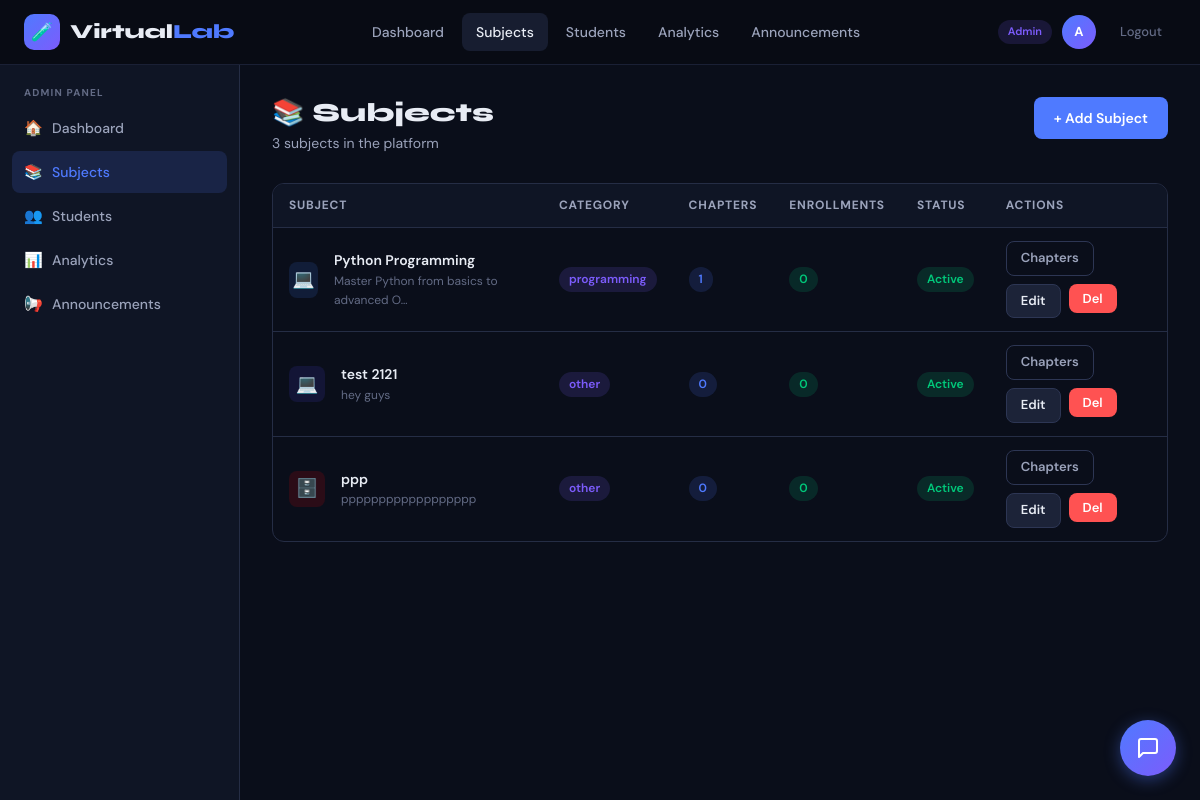
The app's page /admin-panel/subjects/ (signed in) with its own data.
### lab/models.py (models this page shows, shortened)
class Subject(models.Model):
    CATEGORY_CHOICES = [
        ('programming', 'Programming'),
        ('database', 'Database'),
        ('algorithms', 'Algorithms'),
        ('networking', 'Networking'),
        ('other', 'Other'),
    ]
    title = models.CharField(max_length=200)
    description = models.TextField()
    category = models.CharField(max_length=50, choices=CATEGORY_CHOICES, default='other')
    thumbnail = models.ImageField(upload_to='thumbnails/', blank=True, null=True)
    icon = models.CharField(max_length=50, default='book', help_text='Icon name (e.g. database, code, cpu)')
    color = models.CharField(max_length=7, default='#4f46e5')
    is_active = models.BooleanField(default=True)
    created_at = models.DateTimeField(auto_now_add=True)
    order = models.IntegerField(default=0)
    class Meta:
        ordering = ['order', 'title']

### lab/views.py (the view)
# urls.py: path('admin-panel/subjects/', views.admin_subjects, name='admin_subjects'),
@admin_required
def admin_subjects(request):
    subjects = Subject.objects.annotate(
        chapter_count=Count('chapters'),
        enroll_count=Count('enrollments')
    )
    return render(request, 'lab/admin/subjects.html', {'subjects': subjects})

### lab/templates/lab/admin/subjects.html (shortened to what this page needs)
{% extends 'lab/base.html' %}
{% block body %}
<div class="app-layout">
  <div class="sidebar">
    <div class="sidebar-section">
      <div class="sidebar-label">Admin Panel</div>
      <a href="{% url 'admin_dashboard' %}" class="sidebar-link"><span class="icon">🏠</span> Dashboard</a>
      <a href="{% url 'admin_subjects' %}" class="sidebar-link active"><span class="icon">📚</span> Subjects</a>
      <a href="{% url 'admin_students' %}" class="sidebar-link"><span class="icon">👥</span> Students</a>
      <a href="{% url 'admin_analytics' %}" class="sidebar-link"><span class="icon">📊</span> Analytics</a>
      <a href="{% url 'admin_announcements' %}" class="sidebar-link"><span class="icon">📢</span> Announcements</a>
    </div>
  </div>
  <div class="main-content">
    <div class="page-header">
      <div>
        <h1 class="page-title">📚 Subjects</h1>
        <p class="page-subtitle">{{ subjects|length }} subjects in the platform</p>
      </div>
      <a href="{% url 'admin_subject_add' %}" class="btn btn-primary">+ Add Subject</a>
    </div>
    <div class="table-wrap">
      <table>
        <thead>
          <tr>
            <th>Subject</th>
            <th>Category</th>
            <th>Chapters</th>
            <th>Enrollments</th>
            <th>Status</th>
            <th>Actions</th>
          </tr>
        </thead>
        <tbody>
          {% for subject in subjects %}
          <tr>
            <td>
              <div class="flex items-center gap-2">
                <div style="width:36px;height:36px;border-radius:8px;background:{{ subject.color }}22;display:flex;align-items:center;justify-content:center;font-size:18px;">
                  {% if subject.icon == 'database' %}🗄️{% elif subject.icon == 'code' %}💻{% elif subject.icon == 'cpu' %}⚙️{% else %}📚{% endif %}
                </div>
                <div>
                  <div style="font-weight:600;">{{ subject.title }}</div>
                  <div class="text-dim text-xs">{{ subject.description|truncatechars:40 }}</div>
                </div>
              </div>
            </td>
            <td><span class="badge badge-purple">{{ subject.category }}</span></td>
            <td><span class="badge badge-blue">{{ subject.chapter_count }}</span></td>
            <td><span class="badge badge-green">{{ subject.enroll_count }}</span></td>
            <td>
              {% if subject.is_active %}<span class="badge badge-green">Active</span>
              {% else %}<span class="badge badge-gray">Inactive</span>{% endif %}
            </td>
            <td>
              <div class="flex gap-1 flex-wrap">
                <a href="{% url 'admin_chapters' subject.id %}" class="btn btn-outline btn-sm">Chapters</a>
                <a href="{% url 'admin_subject_edit' subject.id %}" class="btn btn-secondary btn-sm">Edit</a>
                <form method="post" action="{% url 'admin_subject_delete' subject.id %}" style="display:inline;">
                  <button class="btn btn-danger btn-sm" onclick="return confirm('Delete this subject and all its content?')">Del</button>
                </form>
              </div>
            </td>
          </tr>
          {% empty %}
          <tr><td colspan="6" class="text-center text-dim" style="padding:40px;">No subjects yet. <a href="{% url 'admin_subject_add' %}" style="color:var(--accent);">Add one!</a></td></tr>
          {% endfor %}
        </tbody>
      </table>
    </div>
  </div>
</div>
{% endblock %}

### lab/templates/lab/base.html (shortened to what this page needs)
<!DOCTYPE html>
<html lang="en">
<head>
{% load static %}
</head>
<body>
<nav {% if request.user.is_staff %}class="admin-nav"{% endif %}>
  <div class="nav-inner">
    <a href="{% url 'home' %}" class="nav-logo">
      <div class="nav-logo-icon">🧪</div>
      <span class="nav-logo-text">Virtual<span>Lab</span></span>
    </a>
    {% if request.user.is_authenticated %}
      {% if request.user.is_staff %}
        <div class="nav-links">
          <a href="{% url 'admin_dashboard' %}" class="nav-link {% if request.resolver_match.url_name == 'admin_dashboard' %}active{% endif %}">Dashboard</a>
          <a href="{% url 'admin_subjects' %}" class="nav-link {% if 'subject' in request.resolver_match.url_name %}active{% endif %}">Subjects</a>
          <a href="{% url 'admin_students' %}" class="nav-link {% if 'student' in request.resolver_match.url_name %}active{% endif %}">Students</a>
          <a href="{% url 'admin_analytics' %}" class="nav-link">Analytics</a>
          <a href="{% url 'admin_announcements' %}" class="nav-link">Announcements</a>
        </div>
      {% endif %}
      <div class="nav-user">
        {% if request.user.is_staff %}<span class="badge badge-purple" style="font-size:11px">Admin</span>{% endif %}
        <a href="{% if request.user.is_staff %}{% url 'admin_dashboard' %}{% else %}{% url 'profile' %}{% endif %}" class="nav-avatar">
          {{ request.user.first_name|first|upper|default:request.user.username|first|upper }}
        </a>
        <a href="{% url 'logout' %}" class="nav-link" style="font-size:13px; color: var(--text3);">Logout</a>
      </div>
    {% else %}
      <div class="nav-links">
        <a href="{% url 'login' %}" class="nav-link">Login</a>
        <a href="{% url 'register' %}" class="btn btn-primary btn-sm">Get Started</a>
      </div>
    {% endif %}
  </div>
</nav>
{% block body %}{% endblock %}
{% load static %}
<link rel="stylesheet" href="{% static 'lab/css/chatbot.css' %}">
</body>
</html>

### records on screen
Subject: title "Python Programming", description "Master Python from basics to advanced O…", category "programming", chapter_count "1", enroll_count "0", is_active "Active"
Subject: title "test 2121", description "hey guys", category "other", chapter_count "0", enroll_count "0", is_active "Active"
Subject: title "ppp", description "pppppppppppppppppp", category "other", chapter_count "0", enroll_count "0", is_active "Active"

### other values on screen
{{ subjects|length }} "3"
